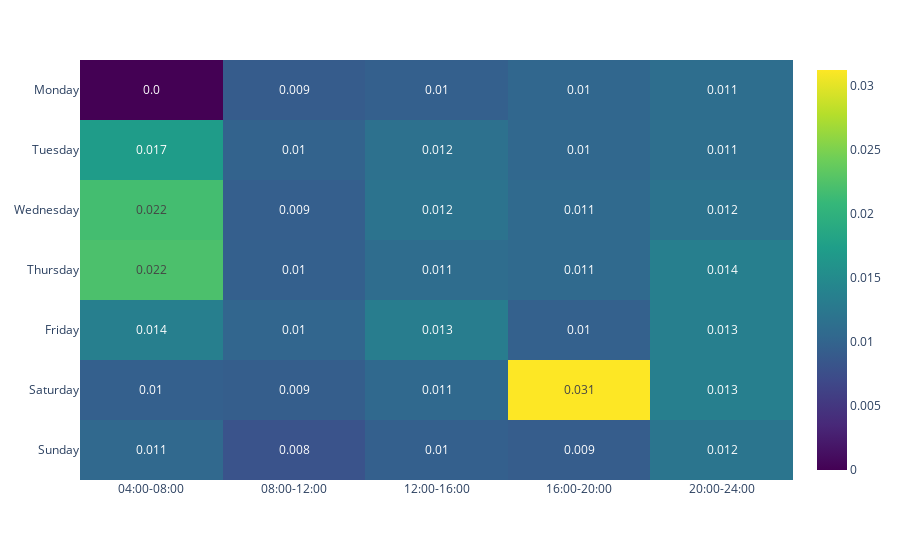

The notebook cell this image was saved under:
### Code cell
bins = list(range(0, 2500, 400))
data['binned'] = np.searchsorted(bins, data['order_time_24'].values)
data = data[['cancelled', 'order_time_24', 'order_day', 'binned']]
days_str = ['Monday', 'Tuesday', 'Wednesday', 'Thursday', 'Friday', 'Saturday', 'Sunday']
days = [0,1,2,3,4,5,6]
values = [[-1 for _ in range(len(bins)-1)] for _ in range(7)]
for day in days:
    for bin in range(len(bins)-1):
        temp = data[(data['order_day'] == day) & (data['binned'] == bin)]
        try:
            rate = sum(temp['cancelled'].values)/len(temp['cancelled'].values)
            values[day][bin] = rate
        except:
            continue
temp = [str(a).zfill(4)[:2]+':'+str(a).zfill(4)[2:] for a in bins]
x = []
for i in range(len(temp)-1):
    x+=['-'.join([temp[i], temp[i+1]])]
y = days_str

text = [[str(round(i,3)) for i in values[j]] for j in range(7)]

fig = px.imshow(np.array(values)[:, 1:], x = x[1:], y = y, aspect='auto', color_continuous_scale='Viridis', text_auto=True)
fig.update_traces(text=np.array(text)[:,1:], texttemplate="%{text}")
fig.show()

### Figure 1 — Plotly figure (JSON) as saved in the notebook; plotly's stock layout.template omitted (floating-point values rounded to 4 significant figures)
{"data": [{"coloraxis": "coloraxis", "hovertemplate": "x: %{x}<br>y: %{y}<br>color: %{z}<extra></extra>", "name": "0", "text": [["0.0", "0.009", "0.01", "0.01", "0.011"], ["0.017", "0.01", "0.012", "0.01", "0.011"], ["0.022", "0.009", "0.012", "0.011", "0.012"], ["0.022", "0.01", "0.011", "0.011", "0.014"], ["0.014", "0.01", "0.013", "0.01", "0.013"], ["0.01", "0.009", "0.011", "0.031", "0.013"], ["0.011", "0.008", "0.01", "0.009", "0.012"]], "texttemplate": "%{text}", "type": "heatmap", "x": ["04:00-08:00", "08:00-12:00", "12:00-16:00", "16:00-20:00", "20:00-24:00"], "xaxis": "x", "y": ["Monday", "Tuesday", "Wednesday", "Thursday", "Friday", "Saturday", "Sunday"], "yaxis": "y", "z": [[0, 0.009083, 0.009525, 0.0103, 0.01124], [0.01714, 0.009805, 0.01156, 0.01048, 0.01135], [0.02174, 0.009375, 0.01192, 0.01064, 0.01186], [0.02222, 0.009509, 0.01106, 0.01065, 0.01355], [0.01351, 0.01017, 0.01324, 0.009606, 0.01349], [0.009524, 0.009319, 0.01061, 0.03123, 0.01347], [0.01053, 0.008031, 0.009558, 0.009193, 0.01218]]}], "layout": {"coloraxis": {"colorscale": [[0, "#440154"], [0.1111, "#482878"], [0.2222, "#3e4989"], [0.3333, "#31688e"], [0.4444, "#26828e"], [0.5556, "#1f9e89"], [0.6667, "#35b779"], [0.7778, "#6ece58"], [0.8889, "#b5de2b"], [1, "#fde725"]]}, "margin": {"t": 60}, "xaxis": {"anchor": "y", "domain": [0, 1]}, "yaxis": {"anchor": "x", "autorange": "reversed", "domain": [0, 1]}}}
